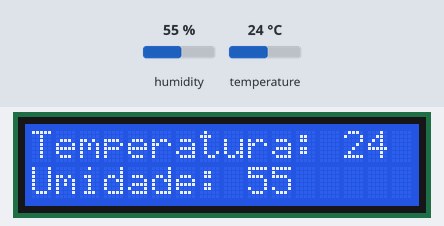
Simulated run of this sketch. Board: Arduino Uno, built with avr-gcc and run on an emulated ATmega328P. On the bench: 16×2 character LCD. Inputs (shaded band) come from the test bench; at power-on: humidity 55 %, temperature 24 °C.

Above: at 1.2 s.
1.3 s: humidity set to 22 %
At 3.4 s:
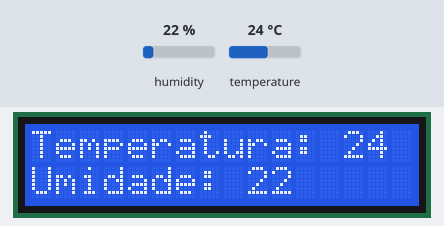
3.7 s: temperature set to 12 °C
At 5.2 s:
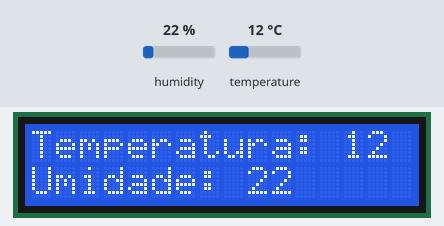
5.8 s: humidity set to 40 %
At 6.9 s:
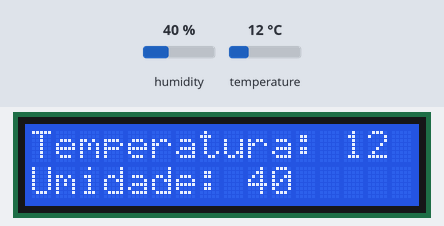
7.9 s: temperature set to 19 °C
At 9.9 s:
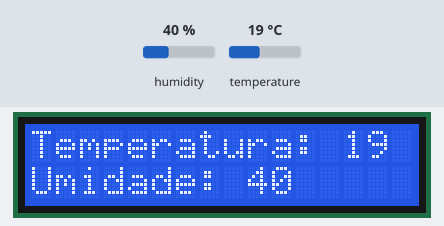
Timing chart, 0 to 11.0 s (numbered marks = the images above; inputs shaded):
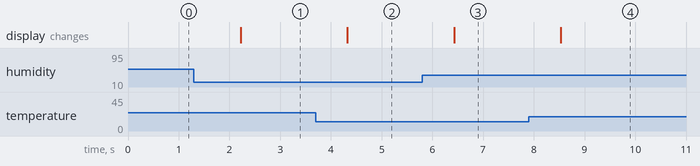

Measured:
- after the input at 1.3 s, the display: changes after 0.92 s (image 1)
- after the input at 3.7 s, the display: changes after 0.63 s (image 2)
- after the input at 5.8 s, the display: changes after 0.63 s (image 3)
- after the input at 7.9 s, the display: changes after 0.63 s (image 4)

The sketch:

arduinoComLCD.ino
```cpp
#include <dht.h>   //biblioteca do sensor de umidade e temperatura
#include <LiquidCrystal_I2C.h>
#include <Wire.h>

#define endereco  0x27
#define colunas   16
#define linhas    2
LiquidCrystal_I2C lcd(endereco, colunas, linhas);


#define    dht_pin    5   //pino de sinal do dht11 ligado no digital 5

dht   my_dht;   //objeto para o sensor

int    temperatura = 0x00,   //armazena a temperatura em inteiro
       umidade     = 0x00;   //armazena a umidade em inteiro

void setup()
{
   lcd.init();
   lcd.backlight();
   lcd.clear();
   Serial.begin(9600);   //serial em 9600 baud rate8
}
void loop()
{
   my_dht.read11(dht_pin);
   temperatura = my_dht.temperature;
   umidade     = my_dht.humidity;
   lcd.clear();
   lcd.setCursor(0, 0);
   lcd.print("Temperatura: ");
   lcd.print(temperatura);
   lcd.setCursor(0, 1);
   lcd.print("Umidade: ");
   lcd.print(umidade);
   delay(1000);
}
```
